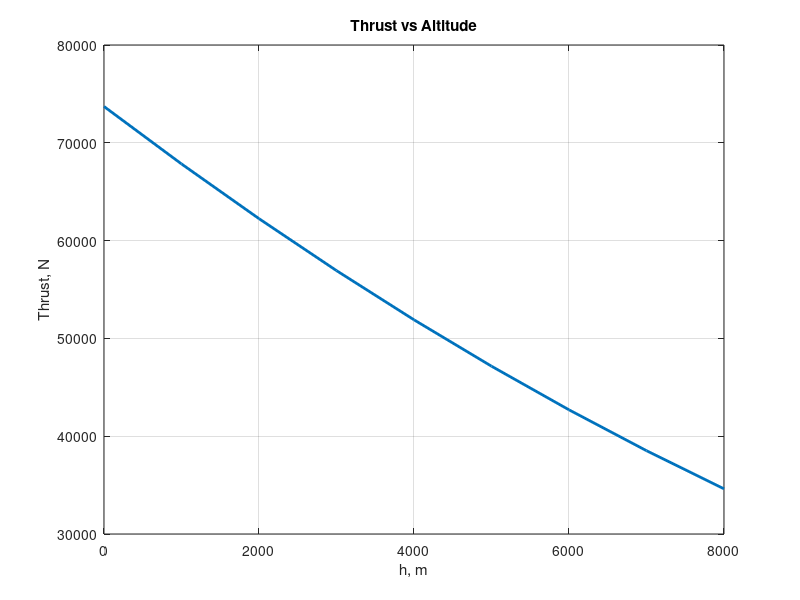
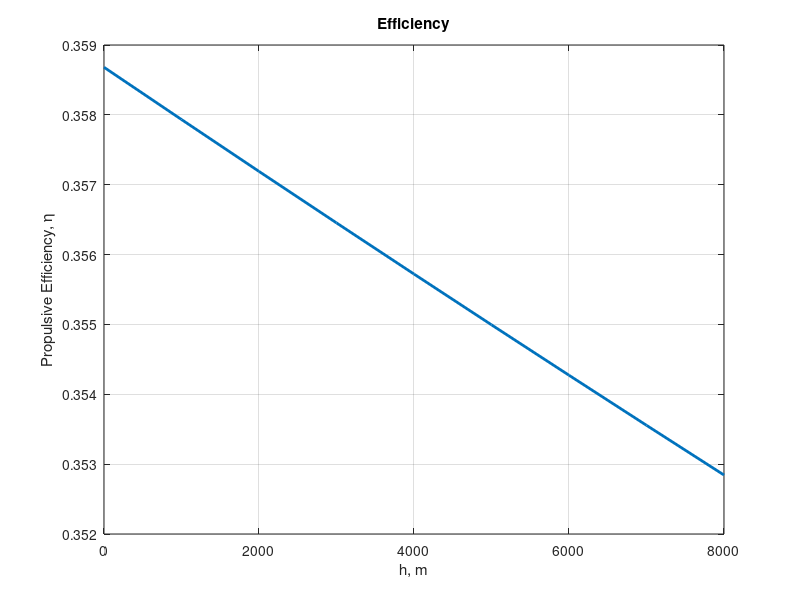
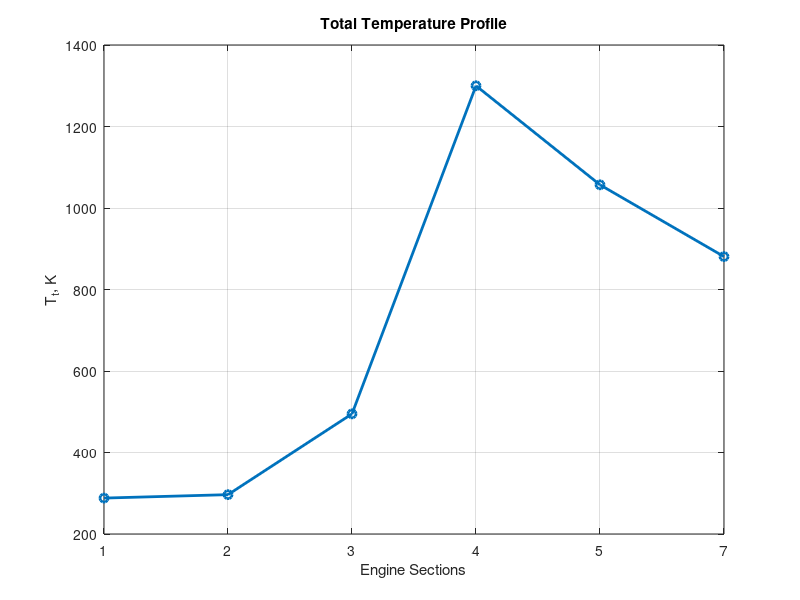
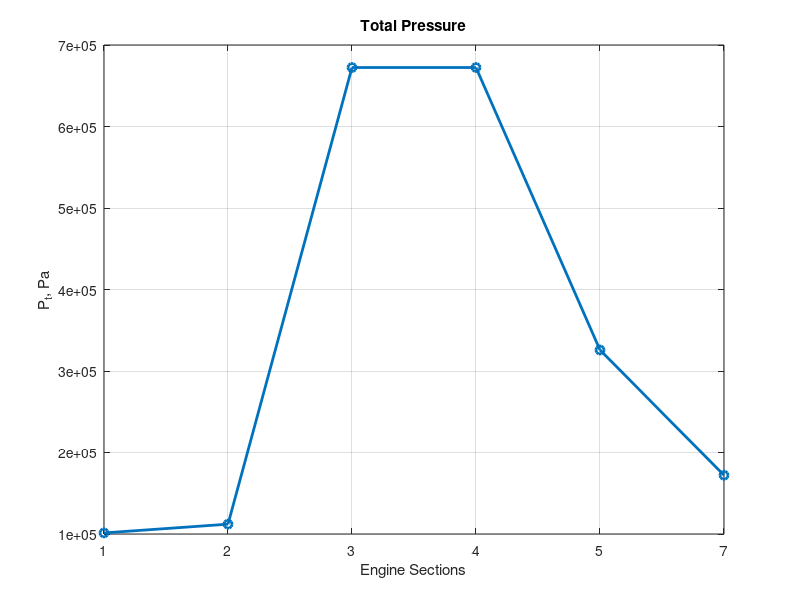

The MATLAB script that drew these images, in order:
%% Jet Engine Isentropic Analysis

% PARAMETERS 
ri = 0.4;              % Inlet radius [m]
Vi = 130;              % Indicated airspeed [m/s]
rc = 6;                % Compressor pressure ratio
T04 = 1300;            % Max temperature after combustion [K]

% CONSTANTS
gamma = 1.4;           % Specific heat ratio
R = 287;               % Gas constant [J/kg·K]
Cp = 1005;             % Specific heat at constant pressure [J/kg·K]
QR = 43.15e6;          % Fuel heating value [J/kg]

% SEA LEVEL ISA CONDITIONS 
T0 = 288.15;           % Temperature [K]
P0 = 101325;           % Pressure [Pa]
rho0 = 1.225;          % Density [kg/m³]

% ALTITUDE 
h = 0:1000:8000;       % Altitude [m]
n = length(h);         % Number of points

% ATMOSPHERIC CONDITIONS AT ALTITUDE
Ta = T0 - 0.0065 * h;                                % Ambient temperature [K]
Pa = P0 .* (1 - 2.2558e-5 * h).^5.25864;             % Ambient pressure [Pa]
rho_a = Pa ./ (R * Ta);                              % Density [kg/m³]
a = sqrt(gamma * R .* Ta);                           % Speed of sound [m/s]
M = Vi ./ a;                                         % Mach number

% INLET 
T02 = Ta .* (1 + 0.2 * M.^2);                         % Total temperature [K]
P02 = Pa .* (1 + 0.2 * M.^2).^(gamma/(gamma - 1));    % Total pressure [Pa]

% COMPRESSOR 
P03 = rc .* P02;                                      % Pressure after compression [Pa]
T03 = T02 .* (P03 ./ P02).^((gamma - 1)/gamma);       % Temperature after compression [K]

% COMBUSTION
f = (Cp * (T04 - T03)) ./ (QR - Cp * T04);            % Fuel-air ratio
P04 = P03;                                            % Assume no pressure loss

% TURBINE 
T05 = T04 - (T03 - T02) ./ (0.8 * (1 + f));           % Turbine exit temp [K]
P05 = P04 .* (T05 ./ T04).^(gamma / (gamma - 1));     % Turbine exit pressure [Pa]

% NOZZLE 
Pc = P05 ./ ((gamma + 1) / 2).^(gamma / (gamma - 1)); % Critical pressure [Pa]
choked = Pc >= Pa;                                    % Choked flow condition

P7 = Pa;
P7(choked) = Pc(choked);                              % Nozzle exit pressure [Pa]
T7 = T05;
T7(choked) = T05(choked) * (2 / (gamma + 1));         % Nozzle exit temp [K]

V7 = zeros(1, n);
V7(choked) = sqrt(gamma * R * T7(choked));            % Nozzle exit velocity [m/s]
T7(~choked) = T05(~choked) ./ ((P05(~choked) ./ Pa(~choked)).^((gamma - 1)/gamma));
V7(~choked) = sqrt(2 * Cp .* (T05(~choked) - T7(~choked)));

% THRUST CALC
Ae = pi * ri^2;                                       % Engine cross-sectional area [m²]
mdot_a = rho_a .* Vi .* Ae;                           % Mass flow rate of air [kg/s]
Thrust = mdot_a .* ((1 + f) .* V7 - Vi) + Ae .* (P7 - Pa);  % Thrust [N]

% EFFICIENCY 
eta_P = 2 * Vi ./ (Vi + V7);

% PLOTS

% 1) Thrust vs Altitude
figure;
plot(h, Thrust, 'LineWidth', 2);
xlabel('h, m');
ylabel('Thrust, N');
title('Thrust vs Altitude');
grid on;

% 2) Efficiency vs Altitude
figure;
plot(h, eta_P, 'LineWidth', 2);
xlabel('h, m');
ylabel('Propulsive Efficiency, η');
title('Efficiency');
grid on;

% 3) Total Temperature Profile
figure;
plot(1:6, [Ta(1), T02(1), T03(1), T04, T05(1), T7(1)], '-o', 'LineWidth', 2);
xticks(1:6); xticklabels({'1','2','3','4','5','7'});
xlabel('Engine Sections');
ylabel('T_t, K');
title('Total Temperature Profile');
grid on;

% 4) Total Pressure Profile
figure;
plot(1:6, [Pa(1), P02(1), P03(1), P03(1), P05(1), P7(1)], '-o', 'LineWidth', 2);
xticks(1:6); xticklabels({'1','2','3','4','5','7'});
xlabel('Engine Sections');
ylabel('P_t, Pa');
title('Total Pressure');
grid on;

% 5) Temperature-Entropy Diagram
figure;
plot(0:5, [Ta(1), T02(1), T03(1), T04, T05(1), T7(1)], '-o', 'LineWidth', 2);
xlabel('Entropy (abstract)');
ylabel('T_t, K');
title('Temperature-Entropy Diagram');
grid on;
